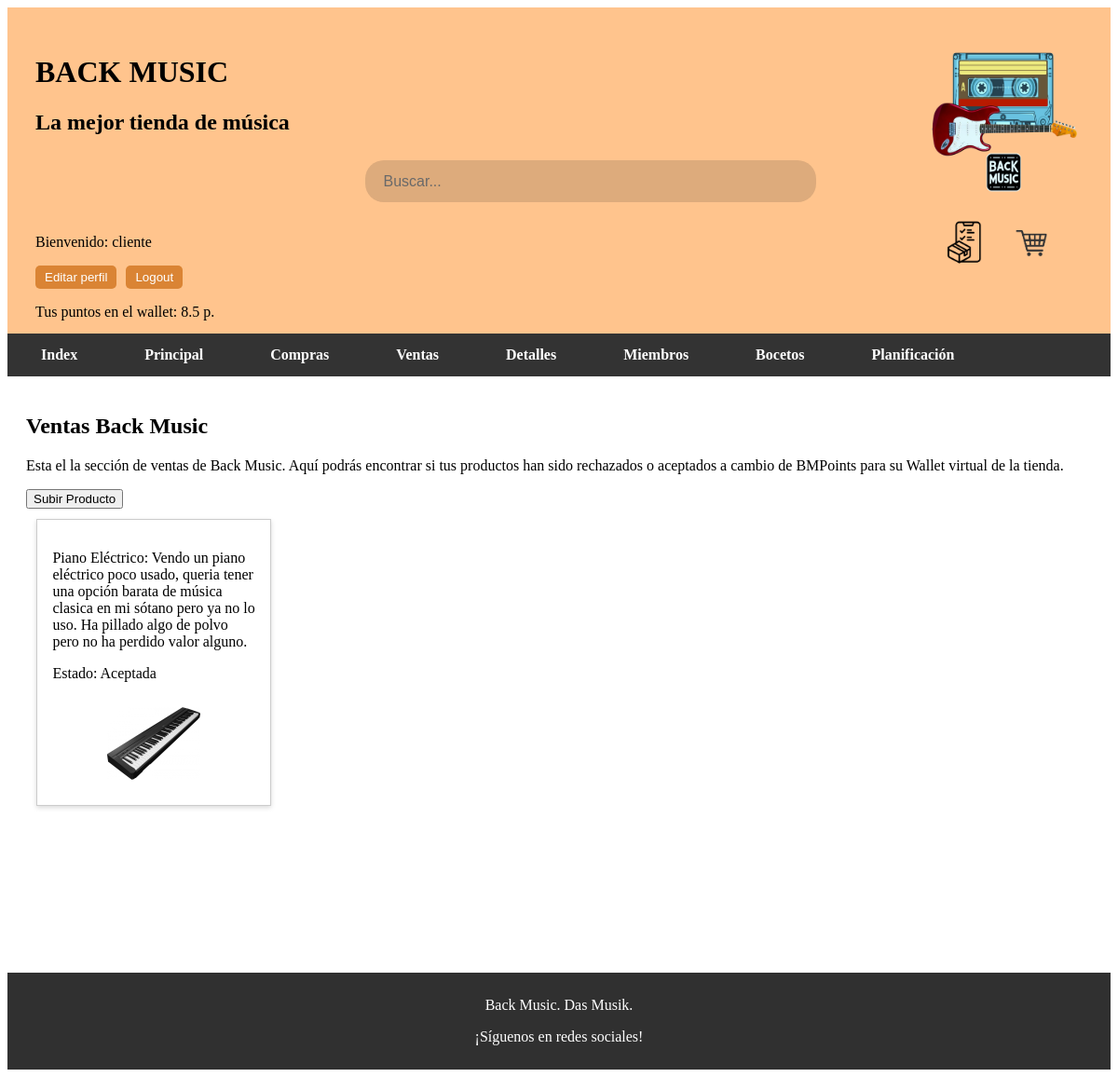
The app's page /includes/vistas/plantillas/mostrarVentas.php (signed in) with its own data.
### tables this page shows
CREATE TABLE `usuario` (
  `Apellido` text NOT NULL,
  `Nombre` text NOT NULL,
  `User` varchar(20) NOT NULL,
  `Idusuario` int(20) UNSIGNED NOT NULL,
  `Pass` varchar(60) NOT NULL,
  `Email` varchar(20) NOT NULL,
  `Rol` varchar(20) NOT NULL,
  `Puntos` double(10,2) DEFAULT 0
);

CREATE TABLE `ventas` (
  `ID_Venta` int(10) UNSIGNED NOT NULL,
  `ID_Usuario` int(20) UNSIGNED NOT NULL,
  `Nombre` varchar(20) NOT NULL,
  `Descripcion` varchar(200) NOT NULL,
  `Imagen` varchar(255) NOT NULL,
  `Estado` varchar(30) NOT NULL
);

### includes/src/usuarios/usuario.php (called while the page is built, shortened)
<?php
class Usuario
{
    private $id;
    private function __construct($nombreUsuario, $password, $nombre, $apellido, $email, $Roles, $id)
    {
        $this->id = $id;
    }
    public static function buscaUsuario($nombreUsuario)
    {
        $conn = Aplicacion::getInstance()->getConexionBd();
        $query = "SELECT * FROM usuario U WHERE U.User=:nombreUsuario";
        $stmt = $conn->prepare($query);
        $stmt->execute(['nombreUsuario' => $nombreUsuario]);
        $result = false;
        $fila = $stmt->fetch(PDO::FETCH_ASSOC);
        if ($fila) {
            $result = new Usuario($fila['User'], $fila['Pass'], $fila['Nombre'], $fila['Apellido'], $fila['Email'], $fila['Rol'], $fila['Idusuario']);
            $result->inicializarCarrito();
        }
        return $result;
    }
    public function getVentasUsuario() {
        $pdo = Aplicacion::getInstance()->getConexionBd();
        $stmt = $pdo->prepare('SELECT * FROM ventas WHERE ID_Usuario = :ID_Usuario');
        $stmt->execute(['ID_Usuario' => $this->id]);
        $result = $stmt->fetchAll(PDO::FETCH_ASSOC);
        return $result;
    }
    public static function getPuntos($id_usuario) {
        $conn = Aplicacion::getInstance()->getConexionBd();
        $query = "SELECT Puntos FROM usuario WHERE Idusuario=:idUsuario";
        $stmt = $conn->prepare($query);
        $stmt->execute(['idUsuario' => $id_usuario]);
        $result = $stmt->fetch(PDO::FETCH_ASSOC);
        return $result['Puntos'];
    }
}

### includes/vistas/plantillas/mostrarVentas.php (the view, shortened to what this page needs)
<?php
require_once RAIZ_APP. '/includes/src/usuarios/usuario.php';
?>
<!DOCTYPE html>
<html lang="es">
<head>
    <?php include RAIZ_APP . '/includes/vistas/comun/header.php'; ?>
</head>
<body>
    <div id="contenedor">
        <?php include RAIZ_APP . '/includes/vistas/comun/cabecera.php'; ?>
        <?php include RAIZ_APP . '/includes/vistas/comun/lateralIzq.php'; ?>
        <main>
            <article>
                <section>
                    <h2>Ventas Back Music</h2>
                    <p>
                        Esta el la sección de ventas de Back Music. Aquí podrás encontrar si tus productos han sido
                        rechazados o aceptados a cambio de BMPoints para su Wallet virtual de la tienda.
                        <?php
                            if (isset($_SESSION['login'])) {
                                $ventas = $_SESSION['usuario']->getVentasUsuario();
                                echo '<form action="ventaProducto.php"><button type="submit">Subir Producto</button></form>';
                                if($ventas == null) {
                                    echo "<p>No has subido ningun producto para su venta.</p>";
                                } else {
                                    foreach($ventas as $venta) {
                                        echo "<div class='producto'>";
                                        echo "<p>" . $venta['Nombre'] . ": " . $venta['Descripcion'] . "</p>";
                                        echo "<p>Estado: " . $venta['Estado'] . "</p>";
                                        echo "<img src='". RUTA_IMGS . '/imagenesBD/'.$venta['Imagen'] . "' alt='Imagen del producto'>";
                                        echo "</div>";
                                    }
                                }
                            } else {
                                echo "<p>Debes iniciar sesión para ver tus ventas.</p>";
                            }
                        ?>
                    </p>
                </section>
            </article>
        </main>
        <?php include RAIZ_APP . '/includes/vistas/comun/pieDePagina.php'; ?>
    </div>
</body>
</html>

### includes/vistas/comun/cabecera.php (shortened to what this page needs)
<?php
if (isset($_SESSION["login"])) {
    require_once RAIZ_APP . '/includes/src/usuarios/usuario.php';
    $usuario = Usuario::buscaUsuario($_SESSION["nombre"]);
}
?>
<!DOCTYPE html>
<html>
<header>
    <div id="divSuperior">
        <img src="<?php echo RUTA_IMGS ?>/backMusicLogo.png" class="logoCabecera">
        <h1 class="h1titulo">BACK MUSIC</h1>
        <h2>La mejor tienda de música</h2>
        <div class="cabecera">
            <form action="<?php echo RUTA_SRC ?>/buscar.php" method="get">
                <input type="text" name="q" class="buscador" placeholder="Buscar...">
            </form>
        </div>
    </div>
    <div id="divInferior">
        <div id="divlogin">
            <?php
            if (isset($_SESSION["login"])) {
                echo "<p>Bienvenido: " . $_SESSION["nombre"] . "</p>
                <div class='buttoncabecera'>
                    <form action='" . RUTA_SRC . "/editarPerfil.php' method='post'>
                        <button type='submit' name='edit_profile'>Editar perfil</button>
                    </form>
                    <form action='" . RUTA_SRC . "/usuarios/logout.php' method='post'>
                        <button type='submit' name='logout'>Logout</button>
                    </form>
                </div>
                </p>";
                $puntos = Usuario::getPuntos($usuario->getId());
                echo "<p>Tus puntos en el wallet: $puntos p.</p>";
            }
            ?>
        </div>
        <div id="divarticulos">
            <div id="divpedido">
                <a href="<?php echo RUTA_VISTAS ?>/plantillas/mostrarPedidos.php"><img src="<?php echo RUTA_IMGS ?>/PEDIDO.png" alt="Pedido"></a>
            </div>
            <div id="divcarrito">
                <a href="<?php echo RUTA_VISTAS ?>/plantillas/mostrarCarrito.php"><img src="<?php echo RUTA_IMGS ?>/carrito.png" alt="Carrito"></a>
            </div>
        </div>
    </div>
</header>
</html>

### css/estilos.css (style rules this page uses)
body { background-color: #ffffff; }
div#contenedor { background-color: #ffffff; }
header { padding: 30px; height: 290px; display: flex; flex-direction: column; background-color: #ffc48d; color: black; }
#divSuperior { order: 1; }
#divInferior { order: 2; margin-top: 10px; }
#divlogin { float: left; }
#divarticulos { float: right; display: flex; flex-direction: row; margin-right: 30px; }
#divcarrito { float: right; margin-left: 20px; }
#divcarrito img { width: 50px; }
#divpedido img { width: 50px; }
header a, header a:visited { color: black; font-weight: bold; text-decoration: none; }
main { padding: 20px; min-height: 600px; background-color: white; }
.h1titulo { width: 50%; }
.logoCabecera { background-color: none; float: right; width: 170px; height: 170px; }
.producto { display: inline-block; border: 1px solid #ccc; padding: 1em; margin-bottom: 1em; overflow: auto; max-height: 50%; width: 19%; margin: 1%; background-color: #ffffff; box-shadow: 0 2px 5px rgba(0, 0, 0, 0.15); }
.producto img { display: block; margin: auto; height: 100px; width: 100px; object-fit: cover; }
.cabecera { background-color: none; height: 60px; display: flex; align-items: center; justify-content: center; }
.buscador { width: 180%; height: 45px; border-radius: 20px; border: none; padding: 0 20px; background-color: #ddab7c; color: #fff; font-size: 16px; }
.buscador::placeholder { color: #696969; opacity: 1; }
.buttoncabecera { display: flex; gap: 10px; }
.buttoncabecera button { background-color: #da8434; color: white; padding: 5px 10px; border: none; border-radius: 5px; cursor: pointer; }

### records on screen
usuario: puntos "8.5"
ventas: Nombre "Piano Eléctrico", Descripcion "Vendo un piano eléctrico poco usado, queria tener una opción barata de música clasica en mi sótano pero ya no lo uso. Ha pillado algo de polvo pero no ha perdido valor alguno.", Estado "Aceptada", Imagen (picture)

### other values on screen
$_SESSION["nombre"] "cliente"
